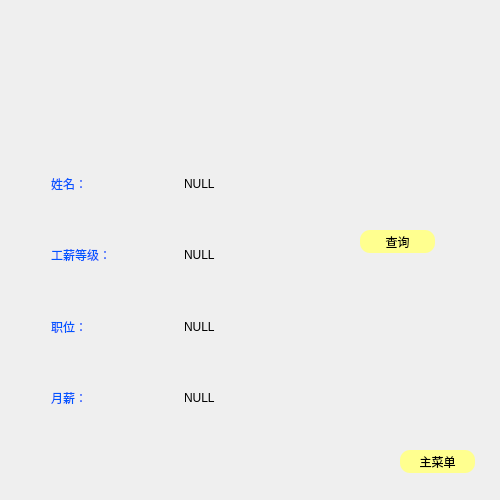
<?xml version="1.0" encoding="UTF-8"?>
<ui version="4.0">
 <class>SearchWidget</class>
 <widget class="QWidget" name="SearchWidget">
  <property name="geometry">
   <rect>
    <x>0</x>
    <y>0</y>
    <width>500</width>
    <height>500</height>
   </rect>
  </property>
  <property name="windowTitle">
   <string>SearchWidget</string>
  </property>
  <widget class="QPushButton" name="returnButton">
   <property name="geometry">
    <rect>
     <x>400</x>
     <y>450</y>
     <width>75</width>
     <height>23</height>
    </rect>
   </property>
   <property name="styleSheet">
    <string notr="true">#returnButton:!hover
{
border-radius:10px;
background-color:rgb(255,255,143);
}
#returnButton:hover
{
border-radius:10px;
background-color:rgb(255,100,143);
}</string>
   </property>
   <property name="text">
    <string>主菜单</string>
   </property>
  </widget>
  <widget class="QWidget" name="widget" native="true">
   <property name="geometry">
    <rect>
     <x>40</x>
     <y>140</y>
     <width>281</width>
     <height>301</height>
    </rect>
   </property>
   <layout class="QGridLayout" name="gridLayout">
    <item row="0" column="0">
     <widget class="QLabel" name="nameLabel">
      <property name="styleSheet">
       <string notr="true">color: rgb(0, 85, 255);</string>
      </property>
      <property name="text">
       <string>姓名：</string>
      </property>
     </widget>
    </item>
    <item row="0" column="1">
     <widget class="QLabel" name="nameShowLabel">
      <property name="text">
       <string>NULL</string>
      </property>
     </widget>
    </item>
    <item row="1" column="0">
     <widget class="QLabel" name="salGradeLabel">
      <property name="styleSheet">
       <string notr="true">color: rgb(0, 85, 255);</string>
      </property>
      <property name="text">
       <string>工薪等级：</string>
      </property>
     </widget>
    </item>
    <item row="1" column="1">
     <widget class="QLabel" name="salGradeShowLabel">
      <property name="text">
       <string>NULL</string>
      </property>
     </widget>
    </item>
    <item row="2" column="0">
     <widget class="QLabel" name="jobLabel">
      <property name="styleSheet">
       <string notr="true">color: rgb(0, 85, 255);</string>
      </property>
      <property name="text">
       <string>职位：</string>
      </property>
     </widget>
    </item>
    <item row="2" column="1">
     <widget class="QLabel" name="jobShowLabel">
      <property name="text">
       <string>NULL</string>
      </property>
     </widget>
    </item>
    <item row="3" column="0">
     <widget class="QLabel" name="salaryLabel">
      <property name="styleSheet">
       <string notr="true">color: rgb(0, 85, 255);</string>
      </property>
      <property name="text">
       <string>月薪：</string>
      </property>
     </widget>
    </item>
    <item row="3" column="1">
     <widget class="QLabel" name="salaryShowLabel">
      <property name="text">
       <string>NULL</string>
      </property>
     </widget>
    </item>
   </layout>
  </widget>
  <widget class="QPushButton" name="searchButton">
   <property name="geometry">
    <rect>
     <x>360</x>
     <y>230</y>
     <width>75</width>
     <height>23</height>
    </rect>
   </property>
   <property name="styleSheet">
    <string notr="true">#searchButton:!hover
{
border-radius:10px;
background-color:rgb(255,255,143);
}
#searchButton:hover
{
border-radius:10px;
background-color:rgb(255,100,143);
}</string>
   </property>
   <property name="text">
    <string>查询</string>
   </property>
  </widget>
  <widget class="QWidget" name="layoutWidget">
   <property name="geometry">
    <rect>
     <x>40</x>
     <y>90</y>
     <width>281</width>
     <height>22</height>
    </rect>
   </property>
   <layout class="QHBoxLayout" name="horizontalLayout">
    <item>
     <widget class="QLabel" name="numberLabel">
      <property name="styleSheet">
       <string notr="true">color: rgb(0, 85, 255);</string>
      </property>
      <property name="text">
       <string>编号：</string>
      </property>
     </widget>
    </item>
    <item>
     <widget class="QLineEdit" name="numberrLineEdit"/>
    </item>
   </layout>
  </widget>
 </widget>
 <layoutdefault spacing="6" margin="11"/>
 <resources/>
 <connections/>
</ui>
